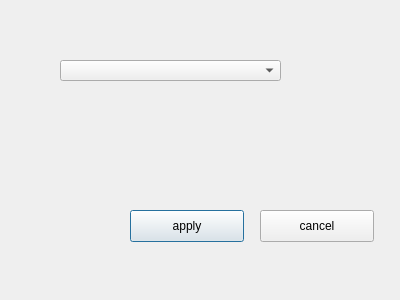
<?xml version="1.0" encoding="UTF-8"?>
<ui version="4.0">
 <class>selectport</class>
 <widget class="QDialog" name="selectport">
  <property name="geometry">
   <rect>
    <x>0</x>
    <y>0</y>
    <width>400</width>
    <height>300</height>
   </rect>
  </property>
  <property name="windowTitle">
   <string>Dialog</string>
  </property>
  <widget class="QPushButton" name="applyButton">
   <property name="geometry">
    <rect>
     <x>130</x>
     <y>210</y>
     <width>114</width>
     <height>32</height>
    </rect>
   </property>
   <property name="text">
    <string>apply</string>
   </property>
  </widget>
  <widget class="QPushButton" name="cancelButton">
   <property name="geometry">
    <rect>
     <x>260</x>
     <y>210</y>
     <width>114</width>
     <height>32</height>
    </rect>
   </property>
   <property name="text">
    <string>cancel</string>
   </property>
  </widget>
  <widget class="QComboBox" name="serialPortListBox">
   <property name="geometry">
    <rect>
     <x>60</x>
     <y>60</y>
     <width>221</width>
     <height>21</height>
    </rect>
   </property>
  </widget>
 </widget>
 <resources/>
 <connections/>
</ui>
